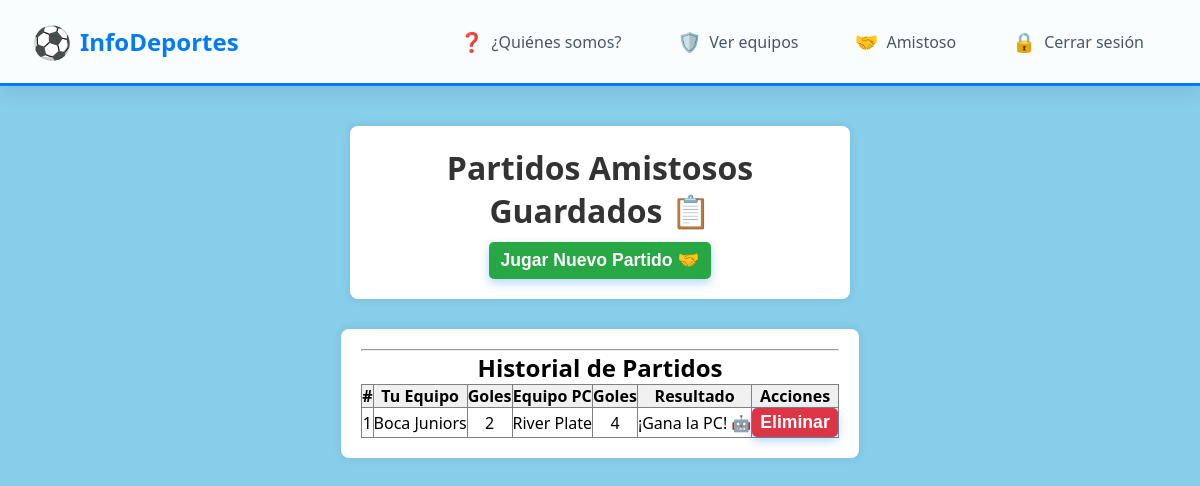
The app's page /lista_partidos/ (signed in), older data.
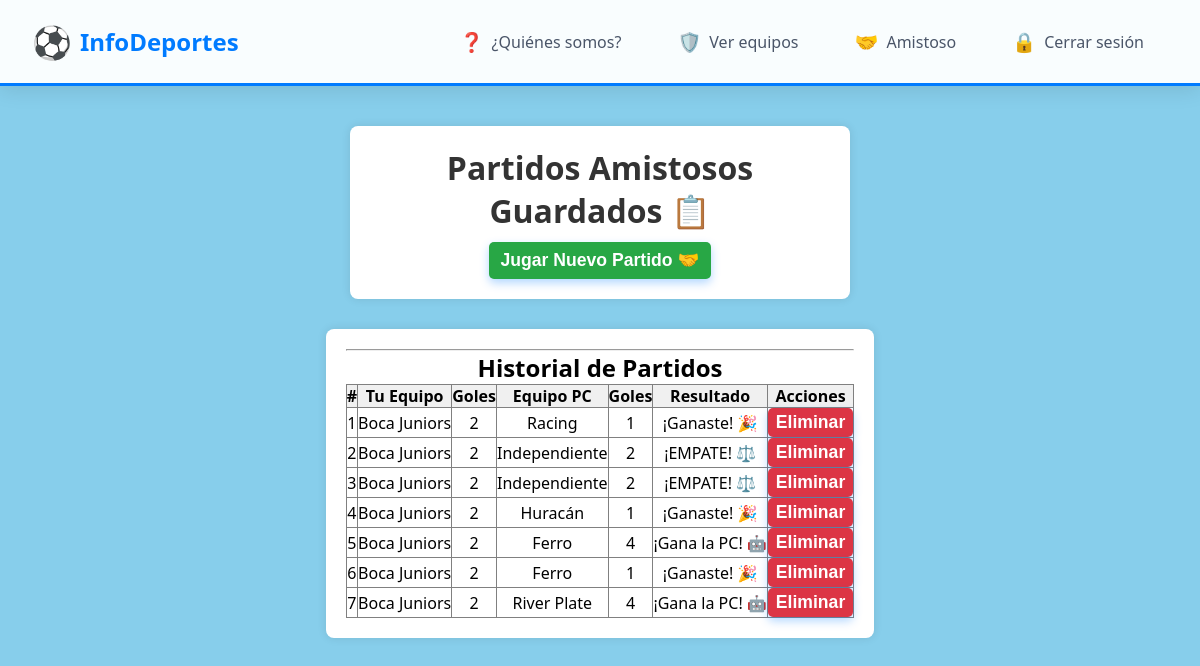
The same page, newer data.
### appdeportes/models.py (models this page shows, shortened)
class PartidoAmistoso(models.Model):
    usuario = models.ForeignKey(User, on_delete=models.CASCADE)  # <-- Agregado
    equipo_vos = models.ForeignKey(Equipo, on_delete=models.CASCADE, related_name='equipo_vos')
    equipo_pc = models.ForeignKey(Equipo, on_delete=models.CASCADE, related_name='equipo_pc')
    goles_vos = models.IntegerField()
    goles_pc = models.IntegerField()
    resultado = models.CharField(max_length=50)
    fecha = models.DateTimeField(auto_now_add=True)

class Equipo(models.Model):
    nombre = models.CharField(max_length=100)
    cantidad_hinchas = models.CharField(
        max_length=100,
        help_text="Cantidad de hinchas aproximadamente (puede no ser exacta)",
        blank=True,
        null=True
    )
    cantidad_copas = models.CharField(
        max_length=100,
        help_text="Cantidad de copas, títulos, veces que ganó el torneo, etc",
        blank=True,
        null=True
    )
    clasico_rival = models.CharField(
        max_length=100,
        help_text="Clásico rival y cuántos partidos le lleva",
        blank=True,
        null=True
    )
    apodo = models.CharField(
        max_length=100,
        help_text="Apodo del club, los hinchas y su estadio",
        blank=True,
        null=True
    )
    anio_fundacion = models.PositiveIntegerField(
        help_text="Año de fundación del club",
        blank=True,
        null=True
    )
    escudo = models.ImageField(
        upload_to='escudos/',
        blank=True,
        null=True,
        help_text="Foto del escudo del club"
    )
    nombre_estadio = models.CharField(
        max_length=200,
        blank=True,
        null=True,
        help_text="Nombre del estadio del club"
    )
    estadio = models.ImageField(
        upload_to='estadios/',
        blank=True,
        null=True,
        help_text="Foto del estadio del club"
    )
    ubicacion_estadio = models.CharField(
        max_length=200,
        blank=True,
        null=True,
        help_text="Ubicación del estadio (dirección)"
    )
    mapa = models.TextField(
        blank=True,
        null=True,
        help_text="Código embed del mapa de Google Maps (iframe)"
    )

### appdeportes/views.py (the view)
# urls.py: path('lista_partidos/', views.lista_partidos, name='lista_partidos'),  # <--- resuelto
@login_required
def lista_partidos(request):
    historial = PartidoAmistoso.objects.filter(usuario=request.user).order_by('-id')
    return render(request, 'lista_partidos.html', {'historial': historial})

### appdeportes/templates/lista_partidos.html (shortened to what this page needs)
{% extends 'base.html' %}
{% block content %}
<header>
  <h2 class="titulo">Partidos Amistosos Guardados 📋</h2>
  <form method="get" action="{% url 'amistoso' %}" style="margin-top:10px;">
      <button type="submit" class="boton" style="background:#28a745; color:white; padding:8px 12px; border:none; border-radius:5px;">
          Jugar Nuevo Partido 🤝</button>
  </form>
</header>
<main style="padding: 20px; max-width: 800px; margin: auto;">
    {% if historial %}
    <hr>
    <h2>Historial de Partidos</h2>
    <table border="1" cellpadding="5" style="border-collapse: collapse; width: 100%; text-align: center;">
        <thead style="background: #f0f0f0;">
            <tr>
                <th>#</th>
                <th>Tu Equipo</th>
                <th>Goles</th>
                <th>Equipo PC</th>
                <th>Goles</th>
                <th>Resultado</th>
                <th>Acciones</th>
            </tr>
        </thead>
        <tbody>
            {% for partido in historial %}
            <tr>
                <td>{{ forloop.counter }}</td>
                <td>{{ partido.equipo_vos.nombre }}</td>
                <td>{{ partido.goles_vos }}</td>
                <td>{{ partido.equipo_pc.nombre }}</td>
                <td>{{ partido.goles_pc }}</td>
                <td>{{ partido.resultado }}</td>
                <td>
                    <form method="post" action="{% url 'eliminar_partido' partido.id %}" style="display:inline;">
                        <button type="submit" class="boton" style="background:#dc3545; color:white; padding:4px 8px; border:none; border-radius:5px;">
                            Eliminar
                        </button>
                    </form>
                </td>
            </tr>
            {% endfor %}
        </tbody>
    </table>
    {% else %}
        <p>No hay partidas guardadas.</p>
    {% endif %}
</main>
{% endblock %}

Row changes from the older to the newer data that the page shows:
added PartidoAmistoso: equipo_vos.nombre "Boca Juniors", goles_vos "2", equipo_pc.nombre "Racing", goles_pc "1", resultado "¡Ganaste! 🎉"
added PartidoAmistoso: equipo_vos.nombre "Boca Juniors", goles_vos "2", equipo_pc.nombre "Independiente", goles_pc "2", resultado "¡EMPATE! ⚖️"
added PartidoAmistoso: equipo_vos.nombre "Boca Juniors", goles_vos "2", equipo_pc.nombre "Independiente", goles_pc "2", resultado "¡EMPATE! ⚖️"
added PartidoAmistoso: equipo_vos.nombre "Boca Juniors", goles_vos "2", equipo_pc.nombre "Huracán", goles_pc "1", resultado "¡Ganaste! 🎉"
added PartidoAmistoso: equipo_vos.nombre "Boca Juniors", goles_vos "2", equipo_pc.nombre "Ferro", goles_pc "4", resultado "¡Gana la PC! 🤖"
added PartidoAmistoso: equipo_vos.nombre "Boca Juniors", goles_vos "2", equipo_pc.nombre "Ferro", goles_pc "1", resultado "¡Ganaste! 🎉"
